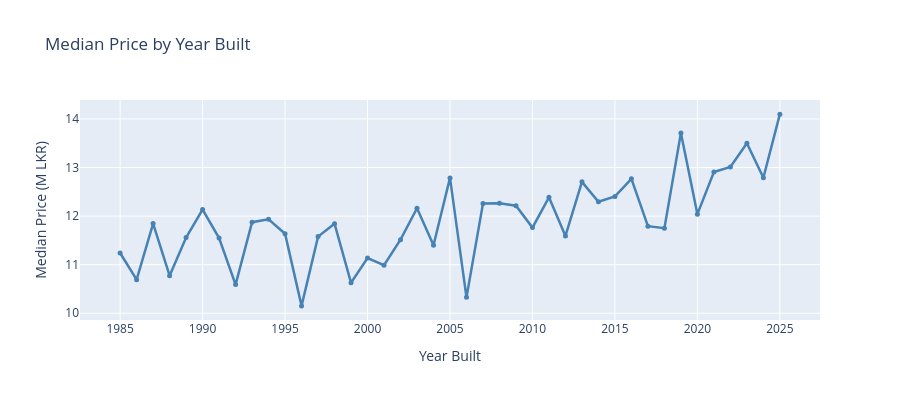

Notebook code cell kept with this figure:
### Code cell
# Year built trend
yearly_price = df_clean.groupby('year_built')['price_lkr'].median() / 1e6

fig = go.Figure()
fig.add_trace(go.Scatter(x=yearly_price.index, y=yearly_price.values,
                         mode='lines+markers', name='Median Price',
                         line=dict(color='steelblue', width=2.5),
                         marker=dict(size=5)))
fig.update_layout(title='Median Price by Year Built',
                  xaxis_title='Year Built', yaxis_title='Median Price (M LKR)', height=400)
fig.show()

### Figure 1 — Plotly figure (JSON) as saved in the notebook; plotly's stock layout.template omitted (floating-point values rounded to 4 significant figures)
{"data": [{"line": {"color": "steelblue", "width": 2.5}, "marker": {"size": 5}, "mode": "lines+markers", "name": "Median Price", "type": "scatter", "x": [1985, 1986, 1987, 1988, 1989, 1990, 1991, 1992, 1993, 1994, 1995, 1996, 1997, 1998, 1999, 2000, 2001, 2002, 2003, 2004, 2005, 2006, 2007, 2008, 2009, 2010, 2011, 2012, 2013, 2014, 2015, 2016, 2017, 2018, 2019, 2020, 2021, 2022, 2023, 2024, 2025], "y": [11.24, 10.69, 11.85, 10.78, 11.56, 12.13, 11.55, 10.59, 11.87, 11.93, 11.64, 10.15, 11.58, 11.84, 10.63, 11.14, 10.99, 11.51, 12.16, 11.4, 12.79, 10.33, 12.26, 12.26, 12.21, 11.76, 12.39, 11.59, 12.71, 12.3, 12.41, 12.77, 11.79, 11.75, 13.71, 12.04, 12.91, 13.01, 13.5, 12.79, 14.1]}], "layout": {"height": 400, "title": {"text": "Median Price by Year Built"}, "xaxis": {"title": {"text": "Year Built"}}, "yaxis": {"title": {"text": "Median Price (M LKR)"}}}}
